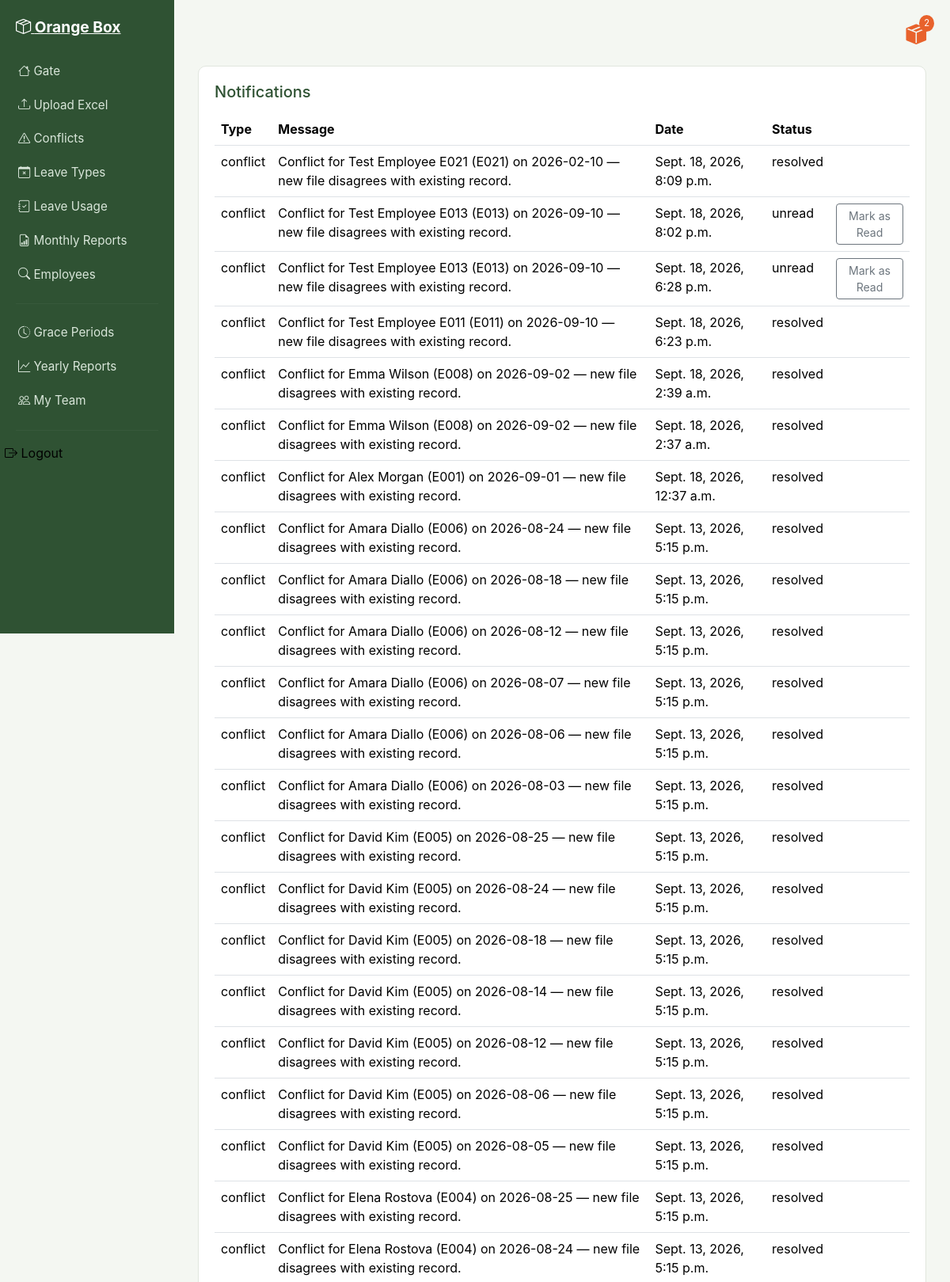
The app's page /notifications/ (signed in, upper part) with its own data.
### attendance/models.py (models this page shows, shortened)
class Notification(models.Model):
    type = models.CharField(max_length=50)
    message = models.TextField()
    date = models.DateTimeField(auto_now_add=True)
    status = models.CharField(max_length=50, default='unread')
    recipient = models.ForeignKey(HRStaff, on_delete=models.CASCADE)
    related_record = models.ForeignKey(AttendanceRecord, on_delete=models.SET_NULL, null=True, blank=True)

### attendance/views.py (the view)
# urls.py: path('notifications/', views.notification_list, name='notification_list'),
@login_required
def notification_list(request):
    notifications = Notification.objects.filter(recipient=request.user).order_by('-date')
    return render(request, 'attendance/notifications.html', {'notifications': notifications})

### attendance/context_processors.py (called while the page is built)
def notifications_context(request):
    if request.user.is_authenticated:
        unread = Notification.objects.filter(recipient=request.user, status='unread').order_by('-date')
        return {
            'unread_notifications': unread,
            'unread_count': unread.count()
        }
    return {'unread_notifications': [], 'unread_count': 0}

### attendance/templates/attendance/notifications.html
{% extends 'attendance/base.html' %}
{% block content %}
<div class="ob-card">
    <h5>Notifications</h5>
    {% if notifications %}
    <table class="table table-ob">
        <thead><tr><th>Type</th><th>Message</th><th>Date</th><th>Status</th><th></th></tr></thead>
        <tbody>
        {% for n in notifications %}
        <tr>
            <td>{{ n.type }}</td><td>{{ n.message }}</td><td>{{ n.date }}</td><td>{{ n.status }}</td>
            <td>
                {% if n.type == 'gap' and n.status == 'unread' %}
                <span class="text-muted">Go to employee's record to classify</span>
                {% elif n.status == 'unread' %}
                <a href="{% url 'mark_notification_read' n.id %}" class="btn btn-sm btn-outline-secondary">Mark as Read</a>
                {% endif %}
            </td>
        </tr>
        {% endfor %}
        </tbody>
    </table>
    {% else %}
    <div class="ob-empty-state"><i class="bi bi-check-circle" style="font-size:2rem;"></i><p>No notifications.</p></div>
    {% endif %}
</div>
{% endblock %}

### static/css/style.css (style rules this page uses)
:root { --ob-bg: #f4f7f2; --ob-sidebar: #2f5233; --ob-sidebar-active: #4C9A5B; --ob-accent: #E8622C; --ob-accent-hover: #c94f20; --ob-green: #4C9A5B; --ob-yellow: #E8B93C; --ob-red: #D9534F; --ob-text: #2c2c2c; --ob-muted: #7a7a7a; --ob-card: #ffffff; --ob-border: #e1e6de; }
body { background-color: var(--ob-bg); color: var(--ob-text); font-family: -apple-system, "Segoe UI", Roboto, Arial, sans-serif; }
.ob-card { background-color: var(--ob-card); border: 1px solid var(--ob-border); border-radius: 10px; padding: 20px; margin-bottom: 20px; }
.ob-card h5 { margin-bottom: 15px; color: var(--ob-sidebar); }
.table-ob thead { background-color: var(--ob-sidebar); color: #fff; }
.table-ob tbody tr:nth-child(odd) { background-color: #f9fbf8; }

### records on screen
Notification: type "conflict", message "Conflict for Test Employee E021 (E021) on 2026-02-10 — new file disagrees with existing record.", date "Sept. 18, 2026, 8:09 p.m.", status "resolved"
Notification: type "conflict", message "Conflict for Test Employee E013 (E013) on 2026-09-10 — new file disagrees with existing record.", date "Sept. 18, 2026, 8:02 p.m.", status "unread", shows "Mark as Read"
Notification: type "conflict", message "Conflict for Test Employee E013 (E013) on 2026-09-10 — new file disagrees with existing record.", date "Sept. 18, 2026, 6:28 p.m.", status "unread", shows "Mark as Read"
Notification: type "conflict", message "Conflict for Test Employee E011 (E011) on 2026-09-10 — new file disagrees with existing record.", date "Sept. 18, 2026, 6:23 p.m.", status "resolved"
Notification: type "conflict", message "Conflict for Emma Wilson (E008) on 2026-09-02 — new file disagrees with existing record.", date "Sept. 18, 2026, 2:39 a.m.", status "resolved"
Notification: type "conflict", message "Conflict for Emma Wilson (E008) on 2026-09-02 — new file disagrees with existing record.", date "Sept. 18, 2026, 2:37 a.m.", status "resolved"
Notification: type "conflict", message "Conflict for Alex Morgan (E001) on 2026-09-01 — new file disagrees with existing record.", date "Sept. 18, 2026, 12:37 a.m.", status "resolved"
Notification: type "conflict", message "Conflict for Amara Diallo (E006) on 2026-08-24 — new file disagrees with existing record.", date "Sept. 13, 2026, 5:15 p.m.", status "resolved"
Notification: type "conflict", message "Conflict for Amara Diallo (E006) on 2026-08-18 — new file disagrees with existing record.", date "Sept. 13, 2026, 5:15 p.m.", status "resolved"
Notification: type "conflict", message "Conflict for Amara Diallo (E006) on 2026-08-12 — new file disagrees with existing record.", date "Sept. 13, 2026, 5:15 p.m.", status "resolved"
Notification: type "conflict", message "Conflict for Amara Diallo (E006) on 2026-08-07 — new file disagrees with existing record.", date "Sept. 13, 2026, 5:15 p.m.", status "resolved"
Notification: type "conflict", message "Conflict for Amara Diallo (E006) on 2026-08-06 — new file disagrees with existing record.", date "Sept. 13, 2026, 5:15 p.m.", status "resolved"
Notification: type "conflict", message "Conflict for Amara Diallo (E006) on 2026-08-03 — new file disagrees with existing record.", date "Sept. 13, 2026, 5:15 p.m.", status "resolved"
Notification: type "conflict", message "Conflict for David Kim (E005) on 2026-08-25 — new file disagrees with existing record.", date "Sept. 13, 2026, 5:15 p.m.", status "resolved"
Notification: type "conflict", message "Conflict for David Kim (E005) on 2026-08-24 — new file disagrees with existing record.", date "Sept. 13, 2026, 5:15 p.m.", status "resolved"
Notification: type "conflict", message "Conflict for David Kim (E005) on 2026-08-18 — new file disagrees with existing record.", date "Sept. 13, 2026, 5:15 p.m.", status "resolved"
Notification: type "conflict", message "Conflict for David Kim (E005) on 2026-08-14 — new file disagrees with existing record.", date "Sept. 13, 2026, 5:15 p.m.", status "resolved"
Notification: type "conflict", message "Conflict for David Kim (E005) on 2026-08-12 — new file disagrees with existing record.", date "Sept. 13, 2026, 5:15 p.m.", status "resolved"
Notification: type "conflict", message "Conflict for David Kim (E005) on 2026-08-06 — new file disagrees with existing record.", date "Sept. 13, 2026, 5:15 p.m.", status "resolved"
Notification: type "conflict", message "Conflict for David Kim (E005) on 2026-08-05 — new file disagrees with existing record.", date "Sept. 13, 2026, 5:15 p.m.", status "resolved"
Notification: type "conflict", message "Conflict for Elena Rostova (E004) on 2026-08-25 — new file disagrees with existing record.", date "Sept. 13, 2026, 5:15 p.m.", status "resolved"
Notification: type "conflict", message "Conflict for Elena Rostova (E004) on 2026-08-24 — new file disagrees with existing record.", date "Sept. 13, 2026, 5:15 p.m.", status "resolved"

### other values on screen
{{ unread_count }} "2"
